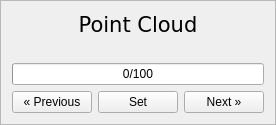
         <widget class="QFrame" name="frame_pcd">
          <property name="minimumSize">
           <size>
            <width>0</width>
            <height>0</height>
           </size>
          </property>
          <property name="maximumSize">
           <size>
            <width>16777215</width>
            <height>120</height>
           </size>
          </property>
          <property name="frameShape">
           <enum>QFrame::StyledPanel</enum>
          </property>
          <property name="frameShadow">
           <enum>QFrame::Raised</enum>
          </property>
          <property name="visible_projection" stdset="0">
           <bool>false</bool>
          </property>
          <property name="visible_labeling" stdset="0">
           <bool>false</bool>
          </property>
          <property name="connections" stdset="0">
           <stringlist/>
          </property>
          <property name="on_clicked" stdset="0">
           <bool>false</bool>
          </property>
          <property name="on_pressed" stdset="0">
           <bool>false</bool>
          </property>
          <property name="on_triggered" stdset="0">
           <bool>false</bool>
          </property>
          <property name="on_value_changed" stdset="0">
           <bool>false</bool>
          </property>
          <property name="on_current_text_changed" stdset="0">
           <bool>false</bool>
          </property>
          <property name="on_editing_finished" stdset="0">
           <bool>false</bool>
          </property>
          <property name="on_current_row_changed" stdset="0">
           <bool>false</bool>
          </property>
          <property name="on_toggled" stdset="0">
           <bool>false</bool>
          </property>
          <layout class="QVBoxLayout" name="verticalLayout_5">
           <item>
            <widget class="QLabel" name="label_pcds">
             <property name="sizePolicy">
              <sizepolicy hsizetype="Preferred" vsizetype="Maximum">
               <horstretch>0</horstretch>
               <verstretch>0</verstretch>
              </sizepolicy>
             </property>
             <property name="font">
              <font>
               <family>DejaVu Sans,Arial</family>
               <pointsize>16</pointsize>
               <weight>50</weight>
               <bold>false</bold>
              </font>
             </property>
             <property name="text">
              <string>Point Cloud</string>
             </property>
             <property name="alignment">
              <set>Qt::AlignCenter</set>
             </property>
             <property name="visible_projection" stdset="0">
              <bool>true</bool>
             </property>
             <property name="visible_labeling" stdset="0">
              <bool>true</bool>
             </property>
             <property name="connections" stdset="0">
              <string/>
             </property>
             <property name="on_clicked" stdset="0">
              <bool>false</bool>
             </property>
             <property name="on_pressed" stdset="0">
              <bool>false</bool>
             </property>
             <property name="on_triggered" stdset="0">
              <bool>false</bool>
             </property>
             <property name="on_toggled" stdset="0">
              <bool>false</bool>
             </property>
             <property name="on_valueChanged" stdset="0">
              <bool>false</bool>
             </property>
             <property name="on_currentTextChanged" stdset="0">
              <bool>false</bool>
             </property>
             <property name="on_editingFinished" stdset="0">
              <bool>false</bool>
             </property>
             <property name="on_currentRowChanged" stdset="0">
              <bool>false</bool>
             </property>
            </widget>
           </item>
           <item>
            <widget class="QLabel" name="label_current_pcd">
             <property name="sizePolicy">
              <sizepolicy hsizetype="Fixed" vsizetype="Preferred">
               <horstretch>210</horstretch>
               <verstretch>0</verstretch>
              </sizepolicy>
             </property>
             <property name="minimumSize">
              <size>
               <width>210</width>
               <height>0</height>
              </size>
             </property>
             <property name="maximumSize">
              <size>
               <width>210</width>
               <height>16777215</height>
              </size>
             </property>
             <property name="baseSize">
              <size>
               <width>200</width>
               <height>0</height>
              </size>
             </property>
             <property name="text">
              <string/>
             </property>
             <property name="alignment">
              <set>Qt::AlignLeading|Qt::AlignLeft|Qt::AlignVCenter</set>
             </property>
             <property name="visible_projection" stdset="0">
              <bool>true</bool>
             </property>
             <property name="visible_labeling" stdset="0">
              <bool>true</bool>
             </property>
             <property name="connections" stdset="0">
              <string/>
             </property>
             <property name="on_clicked" stdset="0">
              <bool>false</bool>
             </property>
             <property name="on_pressed" stdset="0">
              <bool>false</bool>
             </property>
             <property name="on_triggered" stdset="0">
              <bool>false</bool>
             </property>
             <property name="on_toggled" stdset="0">
              <bool>false</bool>
             </property>
             <property name="on_valueChanged" stdset="0">
              <bool>false</bool>
             </property>
             <property name="on_currentTextChanged" stdset="0">
              <bool>false</bool>
             </property>
             <property name="on_editingFinished" stdset="0">
              <bool>false</bool>
             </property>
             <property name="on_currentRowChanged" stdset="0">
              <bool>false</bool>
             </property>
            </widget>
           </item>
           <item>
            <widget class="QProgressBar" name="progressbar_pcds">
             <property name="sizePolicy">
              <sizepolicy hsizetype="Minimum" vsizetype="Fixed">
               <horstretch>0</horstretch>
               <verstretch>0</verstretch>
              </sizepolicy>
             </property>
             <property name="value">
              <number>0</number>
             </property>
             <property name="alignment">
              <set>Qt::AlignCenter</set>
             </property>
             <property name="textVisible">
              <bool>true</bool>
             </property>
             <property name="orientation">
              <enum>Qt::Horizontal</enum>
             </property>
             <property name="invertedAppearance">
              <bool>false</bool>
             </property>
             <property name="textDirection">
              <enum>QProgressBar::TopToBottom</enum>
             </property>
             <property name="format">
              <string>%v/%m</string>
             </property>
             <property name="visible_projection" stdset="0">
              <bool>true</bool>
             </property>
             <property name="visible_labeling" stdset="0">
              <bool>true</bool>
             </property>
             <property name="connections" stdset="0">
              <string/>
             </property>
             <property name="on_clicked" stdset="0">
              <bool>false</bool>
             </property>
             <property name="on_pressed" stdset="0">
              <bool>false</bool>
             </property>
             <property name="on_triggered" stdset="0">
              <bool>false</bool>
             </property>
             <property name="on_toggled" stdset="0">
              <bool>false</bool>
             </property>
             <property name="on_valueChanged" stdset="0">
              <bool>false</bool>
             </property>
             <property name="on_currentTextChanged" stdset="0">
              <bool>false</bool>
             </property>
             <property name="on_editingFinished" stdset="0">
              <bool>false</bool>
             </property>
             <property name="on_currentRowChanged" stdset="0">
              <bool>false</bool>
             </property>
            </widget>
           </item>
           <item>
            <layout class="QHBoxLayout" name="horizontalLayout_4">
             <item>
              <widget class="QPushButton" name="button_prev_pcd">
               <property name="toolTip">
                <string>Save current labels and load previous point cloud.</string>
               </property>
               <property name="text">
                <string>« Previous</string>
               </property>
               <property name="visible_projection" stdset="0">
                <bool>true</bool>
               </property>
               <property name="visible_labeling" stdset="0">
                <bool>true</bool>
               </property>
               <property name="connections" stdset="0">
                <string>self.controller.prev_pcd</string>
               </property>
               <property name="on_clicked" stdset="0">
                <bool>true</bool>
               </property>
               <property name="on_pressed" stdset="0">
                <bool>false</bool>
               </property>
               <property name="on_triggered" stdset="0">
                <bool>false</bool>
               </property>
               <property name="on_toggled" stdset="0">
                <bool>false</bool>
               </property>
               <property name="on_valueChanged" stdset="0">
                <bool>false</bool>
               </property>
               <property name="on_currentTextChanged" stdset="0">
                <bool>false</bool>
               </property>
               <property name="on_editingFinished" stdset="0">
                <bool>false</bool>
               </property>
               <property name="on_currentRowChanged" stdset="0">
                <bool>false</bool>
               </property>
              </widget>
             </item>
             <item>
              <widget class="QPushButton" name="button_set_pcd">
               <property name="text">
                <string>Set</string>
               </property>
               <property name="visible_projection" stdset="0">
                <bool>true</bool>
               </property>
               <property name="visible_labeling" stdset="0">
                <bool>true</bool>
               </property>
               <property name="connections" stdset="0">
                <string>lambda: self.ask_custom_index()</string>
               </property>
               <property name="on_clicked" stdset="0">
                <bool>false</bool>
               </property>
               <property name="on_pressed" stdset="0">
                <bool>true</bool>
               </property>
               <property name="on_triggered" stdset="0">
                <bool>false</bool>
               </property>
               <property name="on_toggled" stdset="0">
                <bool>false</bool>
               </property>
               <property name="on_valueChanged" stdset="0">
                <bool>false</bool>
               </property>
               <property name="on_currentTextChanged" stdset="0">
                <bool>false</bool>
               </property>
               <property name="on_editingFinished" stdset="0">
                <bool>false</bool>
               </property>
               <property name="on_currentRowChanged" stdset="0">
                <bool>false</bool>
               </property>
              </widget>
             </item>
             <item>
              <widget class="QPushButton" name="button_next_pcd">
               <property name="sizePolicy">
                <sizepolicy hsizetype="Minimum" vsizetype="Fixed">
                 <horstretch>0</horstretch>
                 <verstretch>0</verstretch>
                </sizepolicy>
               </property>
               <property name="toolTip">
                <string>Save current labels and load next point cloud.</string>
               </property>
               <property name="layoutDirection">
                <enum>Qt::LeftToRight</enum>
               </property>
               <property name="styleSheet">
                <string notr="true"/>
               </property>
               <property name="text">
                <string>Next »</string>
               </property>
               <property name="flat">
                <bool>false</bool>
               </property>
               <property name="foo" stdset="0">
                <string>heyhey</string>
               </property>
               <property name="visible_projection" stdset="0">
                <bool>true</bool>
               </property>
               <property name="visible_labeling" stdset="0">
                <bool>true</bool>
               </property>
               <property name="connections" stdset="0">
                <string>lambda: self.controller.next_pcd(save=True)</string>
               </property>
               <property name="on_clicked" stdset="0">
                <bool>true</bool>
               </property>
               <property name="on_pressed" stdset="0">
                <bool>false</bool>
               </property>
               <property name="on_triggered" stdset="0">
                <bool>false</bool>
               </property>
               <property name="on_toggled" stdset="0">
                <bool>false</bool>
               </property>
               <property name="on_valueChanged" stdset="0">
                <bool>false</bool>
               </property>
               <property name="on_currentTextChanged" stdset="0">
                <bool>false</bool>
               </property>
               <property name="on_editingFinished" stdset="0">
                <bool>false</bool>
               </property>
               <property name="on_currentRowChanged" stdset="0">
                <bool>false</bool>
               </property>
              </widget>
             </item>
            </layout>
           </item>
          </layout>
         </widget>
